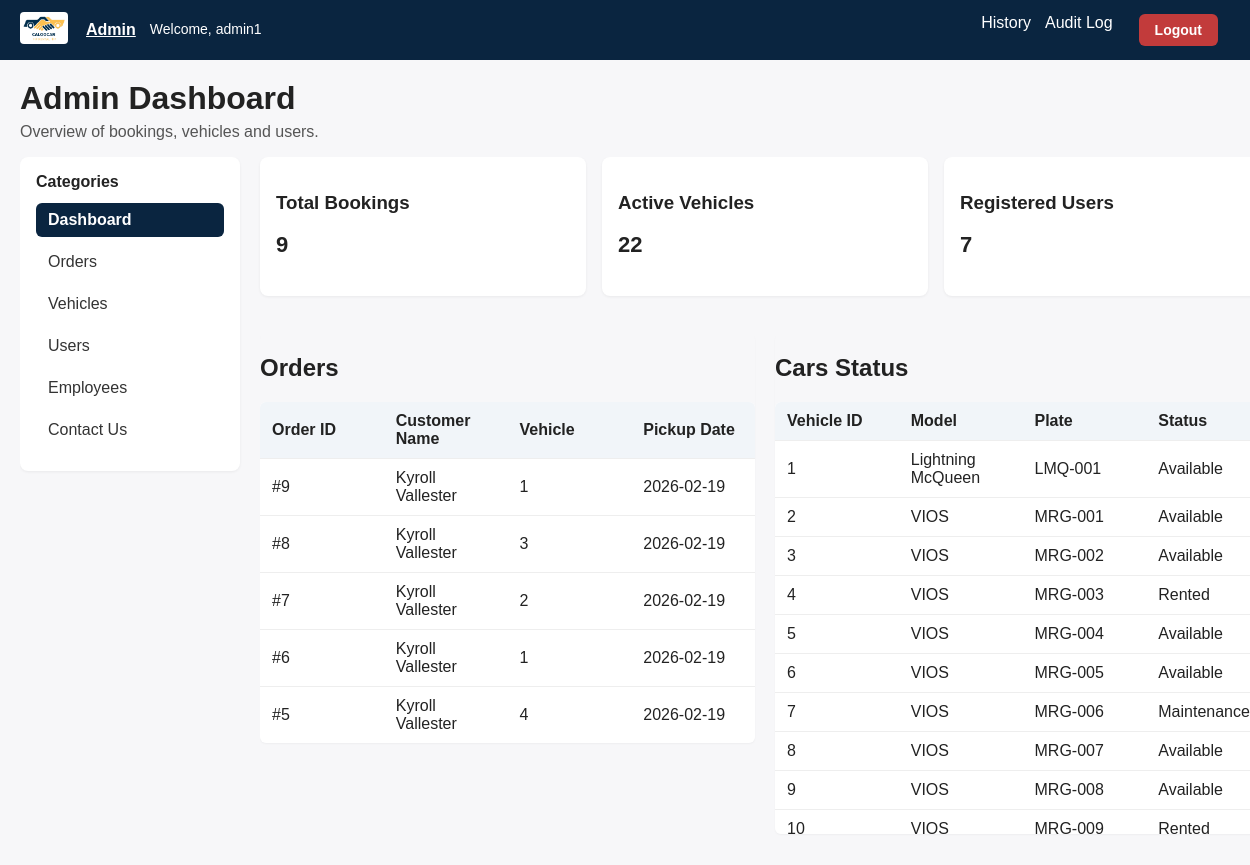
Page /admin.php (signed in) on the committed database.
### tables this page shows
CREATE TABLE `orders_forms` (
  `form_id` int(11) NOT NULL,
  `full_name` varchar(100) NOT NULL,
  `email` varchar(100) NOT NULL,
  `contact_number` varchar(20) NOT NULL,
  `vehicle_type` int(11) NOT NULL,
  `assigned_car` int(11) DEFAULT NULL,
  `service_type` varchar(100) NOT NULL,
  `pickup_location` varchar(100) NOT NULL,
  `pickup_datetime` datetime NOT NULL,
  `return_location` varchar(100) NOT NULL,
  `return_datetime` datetime NOT NULL,
  `drivers_license` mediumblob NOT NULL,
  `status` varchar(100) NOT NULL
);

CREATE TABLE `cars` (
  `cars_id` int(11) NOT NULL,
  `model_name` int(11) NOT NULL,
  `model_type` int(11) NOT NULL,
  `seater` int(11) NOT NULL,
  `plate_number` varchar(7) NOT NULL,
  `status` varchar(100) NOT NULL,
  `assigned_to` int(11) DEFAULT NULL
);

CREATE TABLE `car_model` (
  `model_id` int(11) NOT NULL,
  `car_model` varchar(100) NOT NULL,
  `type_model` varchar(100) NOT NULL,
  `seater_model` varchar(100) NOT NULL
);

### admin.php (the view, shortened to what this page needs)
<?php
include "config.php";
$orders_sql = "SELECT form_id, full_name, vehicle_type, pickup_datetime
              FROM orders_forms
              ORDER BY form_id DESC
              LIMIT 5";
$orders_result = $conn->query($orders_sql);
$orders = array();
if ($orders_result->num_rows > 0) {
    while($row = $orders_result->fetch_assoc()) {
        $orders[] = $row;
    }
}
$total_bookings_sql = "SELECT COUNT(*) as total FROM orders_forms";
$total_bookings_result = $conn->query($total_bookings_sql);
$total_bookings = 0;
if ($total_bookings_result->num_rows > 0) {
    $row = $total_bookings_result->fetch_assoc();
    $total_bookings = $row['total'];
}
$active_vehicles_sql = "SELECT COUNT(*) as total FROM cars WHERE status = 'Available'";
$active_vehicles_result = $conn->query($active_vehicles_sql);
$active_vehicles = 0;
if ($active_vehicles_result->num_rows > 0) {
    $row = $active_vehicles_result->fetch_assoc();
    $active_vehicles = $row['total'];
}
$registered_users_sql = "SELECT COUNT(*) as total FROM users";
$registered_users_result = $conn->query($registered_users_sql);
$registered_users = 0;
if ($registered_users_result->num_rows > 0) {
    $row = $registered_users_result->fetch_assoc();
    $registered_users = $row['total'];
}
$cars_sql = "SELECT c.cars_id, cm.car_model, cm.seater_model, c.status, c.plate_number
            FROM cars c
            LEFT JOIN car_model cm ON c.model_name = cm.model_id
            ORDER BY c.cars_id
            LIMIT 10";
$cars_result = $conn->query($cars_sql);
$cars = array();
if ($cars_result->num_rows > 0) {
    while($row = $cars_result->fetch_assoc()) {
        $cars[] = $row;
    }
}
?>
<!DOCTYPE html>
<html lang="en">
<head>
    <link rel="stylesheet" href="admin.css">
</head>
<body>
    <nav>
        <div class="nav-container">
            <div class="logo-placeholder">
                <img src="Caloocars.png" alt="rental">
            </div>
            <ul>
                <li class="active"><a href="admin.php">Admin</a></li>
                <span class="admin-username">Welcome, <?php echo htmlspecialchars($_SESSION['admin_username']); ?></span>
            </ul>
            <ul class="nav-right">
                <li><a href="history.php">History</a></li>
                <li><a href="audit_log.php">Audit Log</a></li>
                <li class="admin-info">
                    <a href="logout.php" class="logout-btn">Logout</a>
                </li>
            </ul>
        </div>
    </nav>
    <main class="admin-container">
        <header class="admin-header">
            <h1>Admin Dashboard</h1>
            <p>Overview of bookings, vehicles and users.</p>
        </header>
        <div class="admin-wrapper">
            <aside class="sidebar">
                <h3>Categories</h3>
                <ul>
                    <li><a href="admin.php" class="active">Dashboard</a></li>
                    <li><a href="orders.php">Orders</a></li>
                    <li><a href="vehicles.php">Vehicles</a></li>
                    <li><a href="users.php">Users</a></li>
                    <li><a href="employees.php">Employees</a></li>
                    <li><a href="contactus.php">Contact Us</a></li>
                </ul>
            </aside>
            <section class="main-content">
                <section class="cards">
                    <div class="card">
                        <h3>Total Bookings</h3>
                        <p class="large"><?php echo $total_bookings; ?></p>
                    </div>
                    <div class="card">
                        <h3>Active Vehicles</h3>
                        <p class="large"><?php echo $active_vehicles; ?></p>
                    </div>
                    <div class="card">
                        <h3>Registered Users</h3>
                        <p class="large"><?php echo $registered_users; ?></p>
                    </div>
                </section>
                <div class="two-column">
            <div class="column-left">
                <section class="table-section">
                    <h2>Orders</h2>
                    <table class="admin-table">
                        <thead>
                            <tr>
                                <th>Order ID</th>
                                <th>Customer Name</th>
                                <th>Vehicle</th>
                                <th>Pickup Date</th>
                            </tr>
                        </thead>
                        <tbody>
                            <?php
                            if (count($orders) > 0) {
                                foreach ($orders as $order) {
                                    echo "<tr>";
                                    echo "<td>#" . htmlspecialchars($order['form_id']) . "</td>";
                                    echo "<td>" . htmlspecialchars($order['full_name']) . "</td>";
                                    echo "<td>" . ($order['vehicle_type'] ?: 'N/A') . "</td>";
                                    echo "<td>" . htmlspecialchars(date('Y-m-d', strtotime($order['pickup_datetime']))) . "</td>";
                                    echo "</tr>";
                                }
                            } else {
                                echo "<tr><td colspan='4'>No orders found</td></tr>";
                            }
                            ?>
                        </tbody>
                    </table>
                </section>
            </div>
            <div class="column-right">
                <section class="table-section">
                    <h2>Cars Status</h2>
                    <table class="admin-table">
                        <thead>
                            <tr>
                                <th>Vehicle ID</th>
                                <th>Model</th>
                                <th>Plate</th>
                                <th>Status</th>
                            </tr>
                        </thead>
                        <tbody>
                            <?php
                            if (count($cars) > 0) {
                                foreach ($cars as $car) {
                                    $model = !empty($car['car_model']) ? htmlspecialchars($car['car_model']) : 'N/A';
                                    echo "<tr>";
                                    echo "<td>" . htmlspecialchars($car['cars_id']) . "</td>";
                                    echo "<td>" . $model . "</td>";
                                    echo "<td>" . htmlspecialchars($car['plate_number']) . "</td>";
                                    echo "<td>" . htmlspecialchars($car['status']) . "</td>";
                                    echo "</tr>";
                                }
                            } else {
                                echo "<tr><td colspan='4'>No vehicles found</td></tr>";
                            }
                            ?>
                        </tbody>
                    </table>
                </section>
            </div>
            </section>
    </main>
</body>
</html>

### admin.css (style rules this page uses)
body { font-family: Arial, Helvetica, sans-serif; margin: 0; color: #222; background: #f7f7f9; }
nav { background: #0a2540; color: #fff; }
.nav-container { display:flex; align-items:center; gap:18px; padding:12px 20px; }
.nav-container .logo-placeholder img { width:48px; height:32px; object-fit:cover; border-radius:4px; }
.nav-container ul { list-style:none; margin:0; padding:0; display:flex; gap:14px; }
.nav-container ul.nav-right { margin-left:auto; }
.nav-container a { color: #fff; text-decoration:none; }
.nav-container li.active a { font-weight:700; text-decoration:underline; }
.admin-container { width:100%; height:100vh; margin:0; padding:20px; display:flex; flex-direction:column; }
.admin-header h1 { margin:0 0 6px 0; }
.admin-header p { margin:0 0 16px 0; color:#555 }
.admin-wrapper { display:grid; grid-template-columns:220px 1fr; gap:20px; flex:1; overflow:hidden; }
.sidebar { background:#fff; padding:16px; border-radius:8px; box-shadow:0 1px 3px rgba(0,0,0,0.06); height:fit-content; }
.sidebar h3 { margin:0 0 12px 0; font-size:16px; }
.sidebar ul { list-style:none; margin:0; padding:0; }
.sidebar li { margin:0 0 8px 0; }
.sidebar a { display:block; padding:8px 12px; border-radius:6px; text-decoration:none; color:#333; transition:all 0.2s; }
.sidebar a.active { background:#0a2540; color:#fff; font-weight:600; }
.cards { display:flex; gap:16px; margin-bottom:20px; }
.card { background:#fff; padding:16px; border-radius:8px; box-shadow:0 1px 3px rgba(0,0,0,0.06); flex:1 }
.card .large { font-size:22px; margin-top:8px; font-weight:700 }
.table-section { margin:18px 0; overflow-y: auto; max-height: calc(100vh - 300px); border-radius:6px; box-shadow:0 1px 2px rgba(0,0,0,0.04); }
.admin-table { width:100%; border-collapse:collapse; background:#fff; border-radius:6px; overflow: visible; }
.admin-table thead { background:#f1f5f9; position: sticky; top: 0; z-index: 10; }
.admin-table th, .admin-table td { padding:10px 12px; text-align:left; border-bottom:1px solid #eee; }
.admin-table tbody tr:last-child td { border-bottom: none; }
.table-section .admin-table { display: block; overflow-x: auto; }
.table-section .admin-table thead, .table-section .admin-table tbody { display: table; width: 100%; table-layout: fixed; }
.two-column { display:grid; grid-template-columns:1fr 1fr; gap:20px; margin-top:20px; flex:1; overflow:hidden; }
.admin-info { display: flex; align-items: center; gap: 12px; padding: 0 12px; }
.admin-username { font-size: 14px; color: #fff; white-space: nowrap; }
.logout-btn { background: #c23b3b; color: #fff; padding: 8px 16px; border-radius: 6px; text-decoration: none; font-size: 14px; font-weight: 600; transition: all 0.2s; display: inline-block; }

### rows in the picture
orders_forms: form_id "9", full_name "Kyroll Vallester", vehicle_type "1", pickup_datetime "2026-02-19"
orders_forms: form_id "8", full_name "Kyroll Vallester", vehicle_type "3", pickup_datetime "2026-02-19"
orders_forms: form_id "7", full_name "Kyroll Vallester", vehicle_type "2", pickup_datetime "2026-02-19"
orders_forms: form_id "6", full_name "Kyroll Vallester", vehicle_type "1", pickup_datetime "2026-02-19"
orders_forms: form_id "5", full_name "Kyroll Vallester", vehicle_type "4", pickup_datetime "2026-02-19"
cars: cars_id "1", car_model.car_model "Lightning McQueen", plate_number "LMQ-001", status "Available"
cars: cars_id "2", car_model.car_model "VIOS", plate_number "MRG-001", status "Available"
cars: cars_id "3", car_model.car_model "VIOS", plate_number "MRG-002", status "Available"
cars: cars_id "4", car_model.car_model "VIOS", plate_number "MRG-003", status "Rented"
cars: cars_id "5", car_model.car_model "VIOS", plate_number "MRG-004", status "Available"
cars: cars_id "6", car_model.car_model "VIOS", plate_number "MRG-005", status "Available"
cars: cars_id "7", car_model.car_model "VIOS", plate_number "MRG-006", status "Maintenance"
cars: cars_id "8", car_model.car_model "VIOS", plate_number "MRG-007", status "Available"
cars: cars_id "9", car_model.car_model "VIOS", plate_number "MRG-008", status "Available"
cars: cars_id "10", car_model.car_model "VIOS", plate_number "MRG-009", status "Rented"

### other values in the picture
$_SESSION['admin_username'] "admin1"
$total_bookings "9"
$active_vehicles "22"
$registered_users "7"
